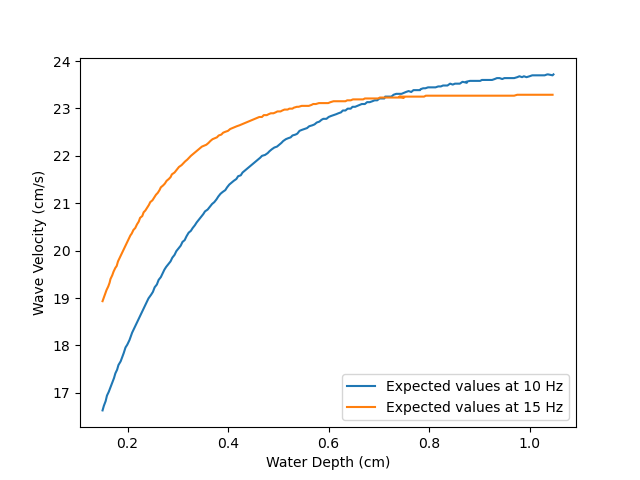

Generate this figure with Python:
import matplotlib.pyplot as plt
import numpy as np
from sympy import Eq, symbols, tanh
from sympy.plotting.plot_implicit import ImplicitSeries
from sympy.plotting.plot import _matplotlib_list
import math

# Set style
plt.rcParams["font.family"] = "sans-serif"

# Define constants
GRAVITY = 980.665
FREQUENCY = 10
FREQUENCY3 = 15
SURFACE_TENSION_RATIO = 74.3
X_LOWER = 0.15
X_UPPER = 1.05
Y_LOWER = 12
Y_UPPER = 32
RESOLUTION = 200


def get_xy_for_implicit(expr):
    """
    Returns x y arrays for an implicit sympy expression using the internals
    of the sympy library.
    """
    # Sympy doesn't normally let us work with matplotlib so we need to be clever
    # After inspecting sympy source code, the following internal functions seem to
    # do what we need.
    series = ImplicitSeries(expr, (xs, X_LOWER, X_UPPER), (ys, Y_LOWER, Y_UPPER), True, True, 0, 300, 'blue')
    x, y = _matplotlib_list(series.get_raster()[0])
    # Only return a subset of points to respect resolution
    x = x[::len(x) // RESOLUTION]
    y = y[::len(y) // RESOLUTION]
    return x, y


# Calculate complete equation and complete equation w/o surface tension
xs, ys = symbols("xs ys")
anglr_freq = 2 * math.pi * FREQUENCY

x_true_equation, y_true_equation = get_xy_for_implicit(
    Eq(ys ** 2, ((GRAVITY * ys / anglr_freq + anglr_freq * SURFACE_TENSION_RATIO / ys) * tanh(anglr_freq * xs / ys)))
)
anglr_freq = 2 * math.pi * FREQUENCY3
x_3, y_3 = get_xy_for_implicit(
    Eq(ys ** 2, ((GRAVITY * ys / anglr_freq + anglr_freq * SURFACE_TENSION_RATIO / ys) * tanh(anglr_freq * xs / ys)))
)

# Plot
plt.plot(x_true_equation, y_true_equation)
plt.plot(x_3, y_3)

plt.xlabel("Water Depth (cm)")
plt.ylabel("Wave Velocity (cm/s)")
plt.legend(["Expected values at 10 Hz", "Expected values at 15 Hz"])

plt.savefig("3.png")
plt.show()